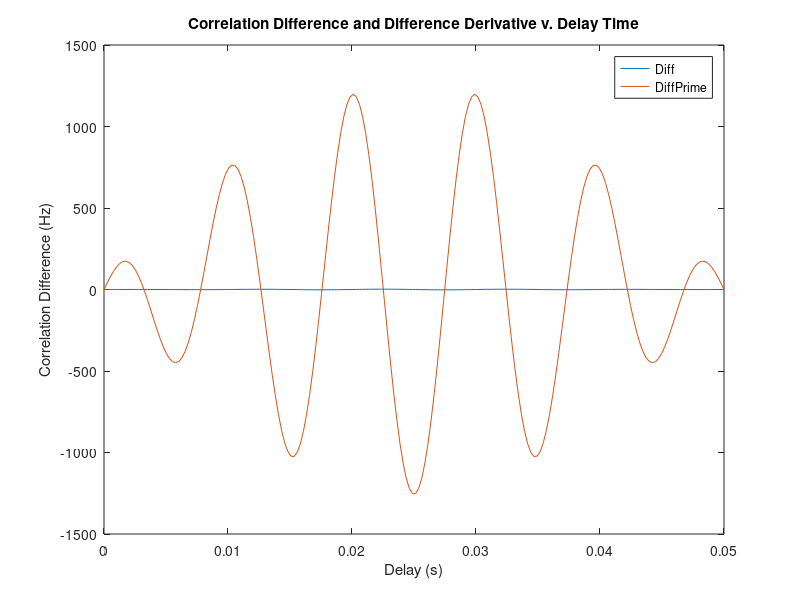

MATLAB code to generate this figure:
%----------------------------------
% FSK Correlators Delay Math Model
%           Low F (100Hz)
%----------------------------------

fl = 90;
fh = 110;

A = 2 * pi() * fh;
B = 2 * pi() * fl;

d = linspace((1E-9), (50E-3),200);

X = A .* d;
Y = B .* d;

Diff = cos(Y) - cos(X);
DiffPrime = A*sin(X) - B*sin(Y);

figure(1)
plot(d, Diff)
hold on
plot(d, DiffPrime);
title('Correlation Difference and Difference Derivative v. Delay Time');
xlabel('Delay (s)');
ylabel('Correlation Difference (Hz)');
legend('Diff', 'DiffPrime');

%to find delay times, find maximum, or smallest from group of maximums 
%F = max frequency Value 
%I = index of max value
%therefore
%d(I) will give Delay Time to cause max difference 
[F, I] = max(Diff); 

%WILL ONLY GIVE 1 VALUE
%WILL ALSO CHECK DERIVATIVE MAX AND MINS
%MATLAB IS 1 INDEXED, ARGHGHGHG

%first check values, when the diff > 1
[r,c] = size(Diff);
maxDim = 11; 
maxThresh = 1.5; 
%until we have 10 data points or less and we don't go over a gain of 2
while(maxDim > 10 && maxThresh <= 2)
    over1 = linspace(0,0,2); 
    over1Delay = linspace(0,0,2); 
    indicies = linspace(0,0,2); 
    j = 1; 
    for i = 1 : 1 : c
        if(Diff(i) > maxThresh)
          over1(j) = Diff(i);  
          over1Delay(j) = d(i);
          indicies(j) = i; 
          j = j+1;     

        end   

    end
    [rtrash, maxDim] = size(over1Delay); 
    maxThresh = maxThresh + 0.2; 
    %over1
end

%now find the spread of the max diff values
%might not be need, too much optimization 
[smallestMax, iSmall] = min(over1);

[biggestMax, iBig] = max(over1);

over1Delay(iSmall);
over1Delay(iBig);

b = indicies(iSmall);
me = d(b);

%over1 = all of the gains over 1 
%over1Delay = the d values of the gains that are over1



[r,c] = size(DiffPrime);
hysBand = 100; 
diffZeros = linspace(0,0,30); 

j = 1;
for i = 1 : 1 : c
    if((DiffPrime(i) < hysBand) && (DiffPrime(i) > -hysBand))
    
      diffZeros(j) = d(i);
      j = j+1;     
    
    end   
    
end
 


